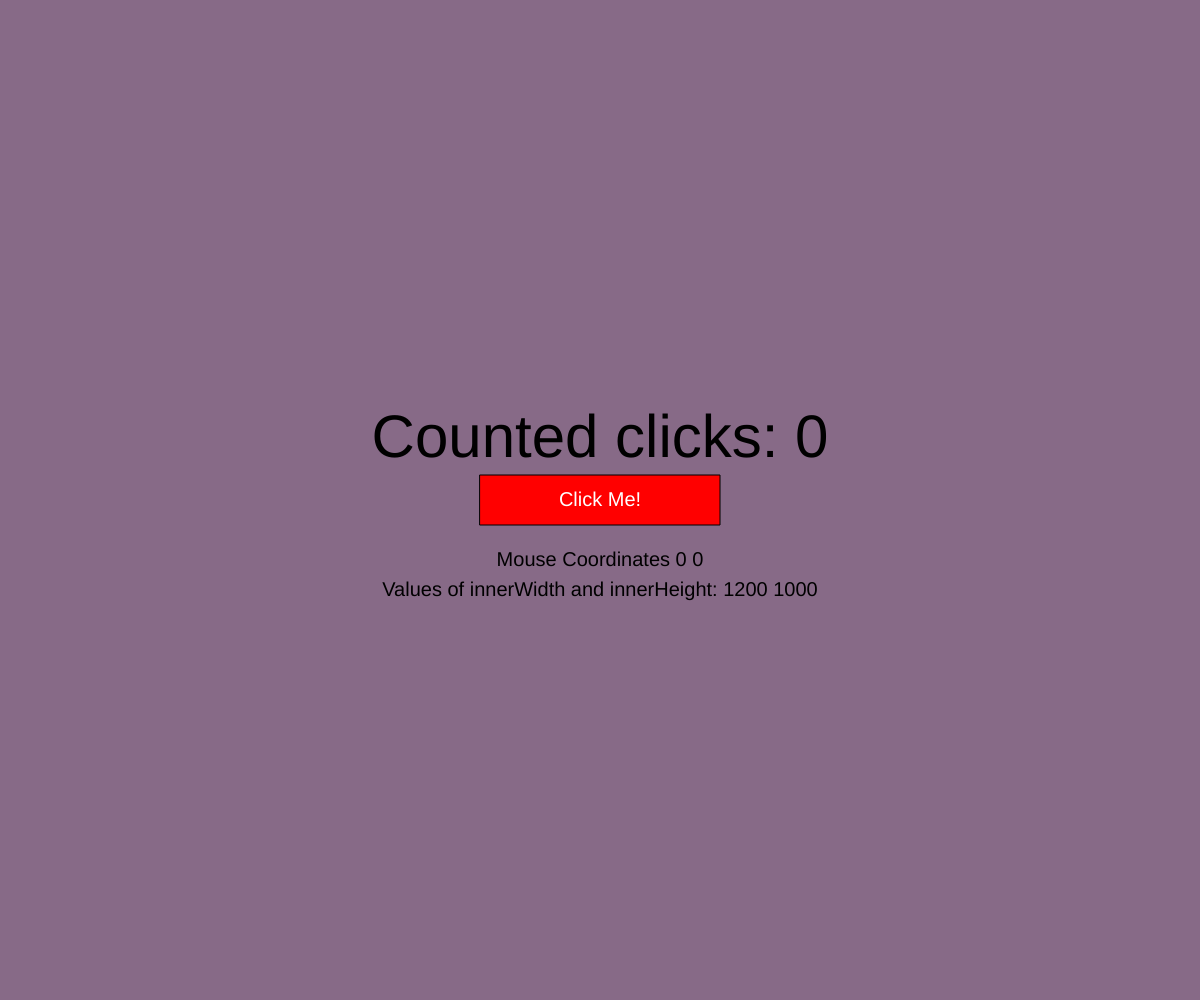
Frame 1 (no input)
Frame 60 (no input): identical to frame 1, image omitted
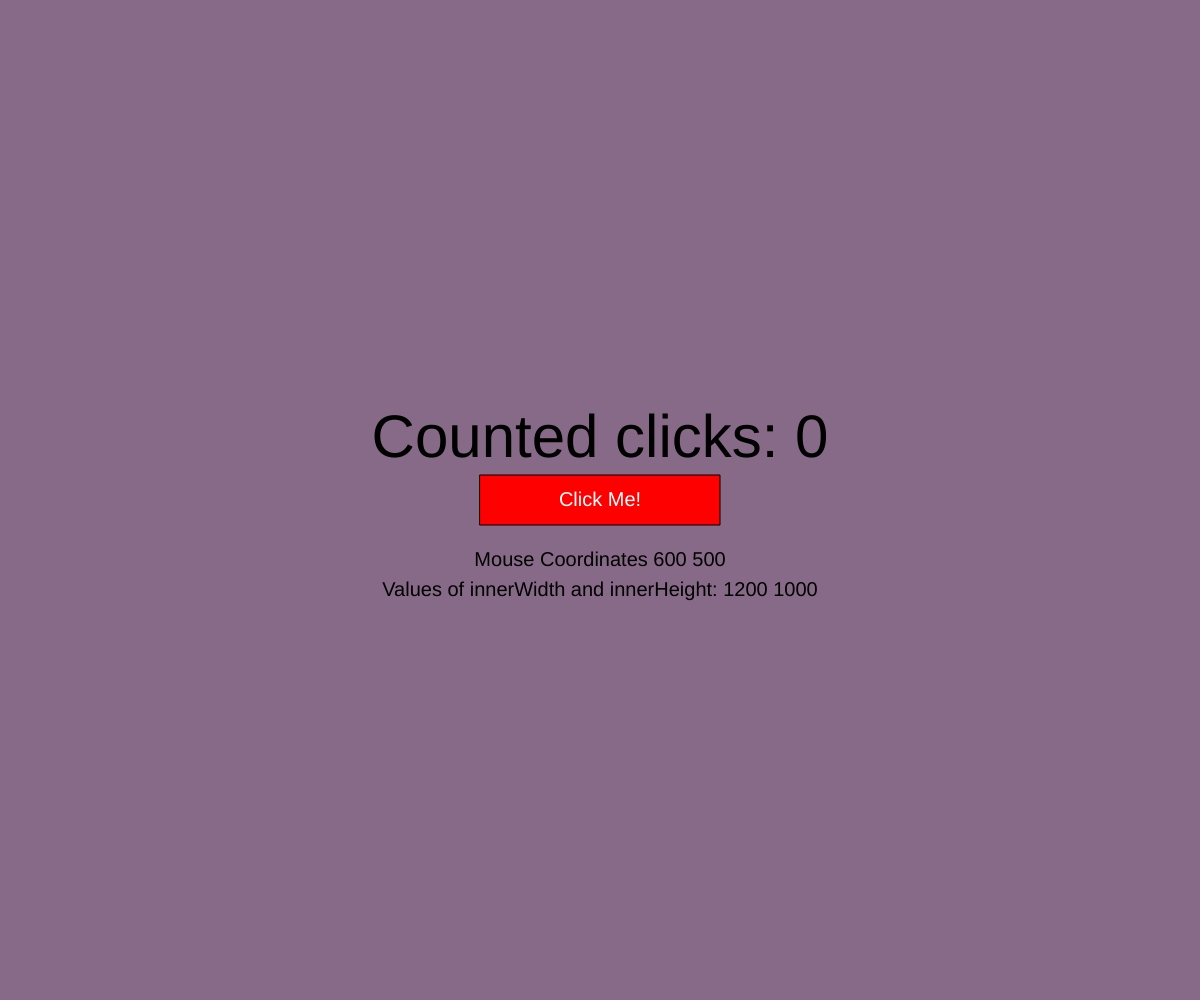
Frame 120 (the mouse pressed at the canvas centre since frame 60)

The p5.js sketch that drew these frames (run headless with seeded random() and noise() and a simulated clock; from frame 60 on, the mouse is pressed at the canvas centre):

// p5.js sketch
// ── sketch.js
function setup() {
  createCanvas(innerWidth, innerHeight); // Create a canvas matching the full screen size.
}

var countedClicks = 0; // Track the number of valid clicks.
var clickDetected = false; // Flag to detect a mouse click.

function mouseClicked() {
  clickDetected = true; // Set the flag to true when a mouse click occurs.
}

function draw() {
  background(135, 106, 135); // Set a purple background color.

  fill(0);
  textAlign(CENTER, CENTER); // Prepare black fill and center text alignment.
  textSize(60);
  text("Counted clicks: " + countedClicks, innerWidth / 2, innerHeight / 2 - 60); // Display the click count.

  textSize(20);
  text("Mouse Coordinates " + mouseX + " " + mouseY, innerWidth / 2, innerHeight / 2 + 60); // Display mouse coordinates.
  text("Values of innerWidth and innerHeight: " + innerWidth + " " + innerHeight, innerWidth / 2, innerHeight / 2 + 90); // debug data.

  fill(255, 0, 0); // Set fill color to red.
  var rectWidth = innerWidth / 5; // Calculate the button width as 1/5 of the canvas width.
  rect(innerWidth / 2 - rectWidth / 2, innerHeight / 2 - 25, rectWidth, 50); // Draw a red rectangle as the button.

  if (clickDetected && mouseX > innerWidth / 2 - rectWidth / 2 && mouseX < innerWidth / 2 + rectWidth / 2 &&
    mouseY > innerHeight / 2 - 25 && mouseY < innerHeight / 2 + 25) {
    countedClicks++; // Increment the count if the click is within the button bounds.
    initialiseMessage();
  }

  fill(255); // Set fill color to white.
  text("Click Me!", innerWidth / 2, innerHeight / 2); // Display "Click Me!" on the button.

  drawMessages();

  clickDetected = false; // Reset the clickDetected flag for the next frame.
}

// ── forest.js
function setup() { // this function is called only once upon the opening of your html file
    createCanvas(innerWidth, innerHeight); // Create a canvas matching the full screen size of browser window.
}

function draw() { // this is like the loop() in an arduino. It is automatically called as often as your computer can handle. (Usually matching your FPS).
    //This allows you to animate or change data shown on the screen unlike the setup function
    clear(); // clears the canvas from previously drawn shapes
    background(160, 200, 255);    // makes the background white

    fill(0, 0, 0);
    text("Coordinates for center of screen is: " + innerWidth / 2 + " " + innerHeight / 2, 10, 30);

    fill(255, 0, 0);
    rect(50, 50, 250, 150);

}
// ── marcusAbstraction.js
// Array of comments that will randomly appear when a message is created
var comments = [
    "+1", "such click", "much wow", "XP gain", "learning",
    "Wǒ de péngyǒu!", "clickity click", "wow, skills!", "big brain energy",
    "achievement unlocked", "power move", "level up!", "instant gratification",
    "pure genius", "nailed it", "efficiency 100%", "smooth operator",
    "click champ", "peak performance", "unstoppable", "meow", "button boss", "on fire!"
];

// Array of bright colors for the text, each represented as [R, G, B]
var colours = [
    [233, 30, 99],  // Bright pink
    [66, 165, 245], // Sky blue
    [255, 193, 7],  // Bright yellow
    [156, 39, 176], // Vibrant purple
    [76, 175, 80],  // Bright green
    [244, 67, 54],  // Bright red
    [255, 152, 0],  // Vibrant orange
    [103, 58, 183]  // Deep violet
];

// Duration for how long a message should last on the screen (in milliseconds)
var messageDuration = 400;

// Class definition for a message that appears when triggered
class Message {
    constructor() {
        // Selects a random comment from the `comments` array
        this.comment = comments[int(random(0, comments.length))];
        // Selects a random color from the `colours` array
        this.colour = colours[int(random(0, colours.length))];
        // Records the time the message was created (used for animations)
        this.timeCreated = millis();
        // Sets the initial position of the message to the mouse's current position
        this.x = mouseX;
        this.y = mouseY;
    }

    // Method to display the message on the screen
    show() {
        textSize(30); // Sets the size of the text
        // Sets the text color using the message's color and fades it over time
        fill(
            this.colour[0],
            this.colour[1],
            this.colour[2],
            map(millis(), this.timeCreated, this.timeCreated + messageDuration, 255, 0)
        );
        textAlign(LEFT); // Aligns the text to the left
        // Displays the message text at the current position and animates it moving upward
        text(
            this.comment,
            this.x,
            map(millis(), this.timeCreated, this.timeCreated + messageDuration, this.y, this.y - 50)
        );
    }
}

// Array to hold all active messages currently on the screen
var activeMessages = [];

// Function to create a new message and add it to the `activeMessages` array
function initialiseMessage() {
    activeMessages.push(new Message()); // Adds a new `Message` object to the array
    // Note: Old messages are not removed for code simplicity, even if they are expired
}

// Function to display all active messages on the screen
function drawMessages() {
    for (let i = 0; i < activeMessages.length; i++) {
        activeMessages[i].show(); // Calls the `show` method for each message
    }
}
